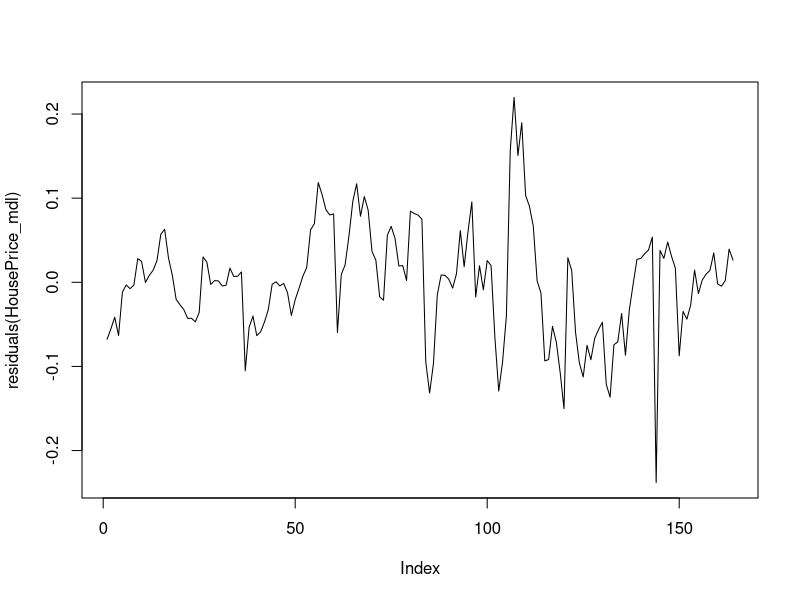

Recreate this plot in R. (Note: this script raises an error after producing the figure.)
#TASK 1 - project 3

############################################################################################
#course:  Time Series Analysis, T-862-TIMA
#Date:    //2014
#Students: Daniel Bergmann Sigtryggsson, Lilja Bjorg Gudmundsdottir, Jon Vilberg Georgsson 
#
############################################################################################


# -------Brain storming excersice (10%)-------
# Identify causal variables and hypothize an econometric structural equation for the following variables;
# . Stock price index, for your home country,


#OMX =  beta0 -ISL_GENGI*beta1 - oliuverd*beta2 + fiskverd*beta3 + epsilon
#Heakandi kronu gengi laekkar hlutabrefavisitoluna, thi staerstu felogin gera upp i erlendum gjaldeyri.
#Haekandi oliuverd hefur neikvaed ahrif a felog eins og eimskip og N1
#Fiskverd hefur ahrif a felog eins og Granda og Eimskip og allt hagkerfid

#haegt ad nalgast upplysingar t.d. hja gamma.is

# . Scandinavian electricity market(Nordpool) or the electrical market of your home country(for foreign
#                  students only, as there is no spot market in Iceland),

#NORDPOOL = beta0 - utihitastig*beta1 season*beta2 + epsilon

# haerra utihitastig laekkar eftirspurn eftir rafmagni, vedurupplysingar eru audvelt ad nalgast
#tad er meiri eftirspurn eftir rafmagni a veturnar, tannig ad seaon hefur ahrif.

# . Inflation.
#INFLATION = beta0 - styrivextir * beta1 + VSK*beta2 + penigamagn_i_umferd + epsilon
# haerri styrivextri og haekkandi VSK laekka verdbolgu, gogn til hja t.d. hagstofu
#peningamagn i umferd eykur verdbolgu

# -------Housing Economics (40%)--------

Data = read.csv("hpi.csv", header=TRUE, sep= ";",dec=",")
attach(Data)
#TASK 1

#Task 1
#Does it make sense to use all of the data? Theorize, 

#ANS: NO, some of the variable contain very similar information, and should not improve the model very much due to cross correlation.

#Construcct a structural equation for house prices

# ANS:
#       Y ~ Beta0 + Beta1*CCI + Beta2*LBH + Beta3*PPI - Beta4*NHF + Beta5*LI + Beta6*inflation + Beta7*indexedLoans

# where CCI is construction cost index
# where LBH is Loans from banks to households
# where PPI is purchasing power index
# where NHF is new housing finished
# where LI is Lease index

#which data to use and explain your data selection.
# 
#ANS: 

# CCI - hvad kostar ad byggja hus hlytur ad hafa ahrif a husnaedisverd
        #aetti ad hafa mest ahrif.
# LBH - thvi meira sem bankarnir lana til household ?vi fleiri vilja kaupa hus/ibudir
# PPI - meiri kaupmattur leydir af ser haekkandi verd ?ar sem folk getur eytt meira i fasteign
# NHF - tvi fleiri hus tvi meira frambod, ?ar af leidir -
# LI - aetti ad vera endogenous samband
# Inflation -  ef verdbolga haekkar aetti feisteignaverd ad haekka
# Indexed Loans - ef lanum fj0lgar i hagkerfinu verda meiri peningar i umferd sem eykur verdbolgu

# Breytur sem eru ekki i modeli:
# numbers of real estate sales - vid holdum ad tad haldist ekki i hendur, fjoldi lana
                                #hefur staerri ahrif
# Central bank rates -  er i engu hlutfalli vid husnaedislan
# New housing starts - vildum ekki nota baedi tad og NHF, teljum NHF hafa meiri ?hrif
# Purchasing power of wages index -  vildum ekki velja baedi tad og PPI,
                    #toldum PPI meira relevant. Viljum ekki overfitta.
# Unindexed loans - tad mikil fylgni vid indexed loans, thurfum ekki baedi
# Currency dependent loans in the ecconomy - ekki tad stor hluti af heidlarlanum og
                    #ekki endilegi notad til husnaediskaupa.

HousePrice_mdl =lm(HousePriceIndex ~LeaseIndex+
                     ConstructionCostIndex+
                     LoansOfBanksToHouseholds+
                     PurchasingPower+
                     Inflation+
                     HousingFinished+
                     IndexLoans
                   )
summary(HousePrice_mdl)
HousePrices_resid = plot(residuals(HousePrice_mdl), type= 'l')

# see that New housing finished variable does not make a good fit. We are not ready to dump this variable yet. 
# Because we think it brings information to the system.
pairs(Data[4:11], upper.panel = panel.cor,lower.panel = panel.smooth, diag.panel = panel.hist)
pairs(Data[c(4,12:17)], upper.panel = panel.cor,lower.panel = panel.smooth, diag.panel = panel.hist)
#We can see from this pair plot that house price index is higly correlated with housing finished!




#Plot the relationship between house prices and leasing over time. Theorize on the relationship 
# between the two variables. Is there an endogenous relationship between the two? 

plot((HousePriceIndex-mean(HousePriceIndex))/sd(HousePriceIndex) ~YearMonth,
     type="l",
     main="Comparison",
     xlab="Time",
     ylab="House Price Index/Lease Index",
     ylim=c(-2, 2),
     col="black") 
lines((LeaseIndex-mean(LeaseIndex))/sd(LeaseIndex) ~YearMonth,
      type="l", 
      main="Lease index",
      col="dark red")
legend("topleft",
       c("House Price index","Lease index"),
       lty = 1,
       col=c('black', 'darkred'),
       cex=0.6)

#THEORY : There is an apparent linear relationship, but we dont see the economic crash effect with the lease index .
# We see a endogenous relationship.

# Do some preliminary analysis, plotting all variables with the house price index.

pairs(Data[4:11], upper.panel = panel.cor,lower.panel = panel.smooth, diag.panel = panel.hist)
pairs(Data[c(4,12:17)], upper.panel = panel.cor,lower.panel = panel.smooth, diag.panel = panel.hist)


# Plot House Price index vs. Construction Cost, Real estate Transactions, Loans of Banks to Households
layout(1:1)
plot((HousePriceIndex-mean(HousePriceIndex))/sd(HousePriceIndex) ~YearMonth,
     xlab="Time",
     ylab="Scaled indices/rates",
     type="l", 
     main="Comparison",
     col="black",
     ylim=c(-2, 2.3),
     lwd=4) 
lines((ConstructionCostIndex-mean(ConstructionCostIndex))/sd(ConstructionCostIndex) ~YearMonth,
      type="l", 
      col="dark red")
lines((RealEstateTransactions-mean(RealEstateTransactions))/sd(RealEstateTransactions) ~YearMonth,
      type="l", 
      col="green",
      )
lines((LoansOfBanksToHouseholds-mean(LoansOfBanksToHouseholds))/sd(LoansOfBanksToHouseholds) ~YearMonth,
      type = 'l',
      col="purple"
      )
legend("topleft",
       c("House Price index","Construction Cost index","Real Estate Transactions", "Loans of Banks to Housholds"),
       lty = 1,
       col=c('black', 'darkred','green','purple'),
       cex=0.6,
       lwd=4)
#Loans of Banks to households seem to share similar trend, with a lag of 1 or 2 months.       



# Plot House Price index vs. UnindexedLoans, CentralBankRates, Inflation
layout(1:1)
plot((HousePriceIndex-mean(HousePriceIndex))/sd(HousePriceIndex) ~YearMonth,
     xlab="Time",
     ylab="Scaled indexes/rates",
     type="l", 
     main="Comparison",
     col="black",
     ylim=c(-1.6, 3.2),
     lwd=4) 
lines((Un.indexedLoans-mean(Un.indexedLoans))/sd(Un.indexedLoans) ~YearMonth,
      type="l", 
      col="dark red")
lines((CentralBankRates-mean(CentralBankRates))/sd(CentralBankRates) ~YearMonth,
      type="l", 
      col="green")
lines((Inflation-mean(Inflation))/sd(Inflation) ~YearMonth,
      type = 'l',
      col="purple"
)
legend("topleft",
       c("House Price index","Unindexed Loans","Central Bank Rates", "Inflation"),
       lty = 1,
       col=c('black', 'darkred','green','purple'),
       cex=0.6,
       lwd=4)
#Central Bank Rates seem to share a similar trend but is is a known fact that its a blunt economic tool.

# Plot House Price index vs. PurchasingPower, PurchasingPowerOfWages, IndexLoans
layout(1:1)
plot((HousePriceIndex-mean(HousePriceIndex))/sd(HousePriceIndex) ~YearMonth,
     xlab="Time",
     ylab="Scaled indexes/rates",
     type="l", 
     main="Comparison",
     col="black",
     ylim=c(-3, 2.5),
     lwd=4) 
lines((PurchasingPower-mean(PurchasingPower))/sd(PurchasingPower) ~YearMonth,
      type="l", 
      col="dark red")
lines((PurchasingPowerOfWages-mean(PurchasingPowerOfWages))/sd(PurchasingPowerOfWages) ~YearMonth,
      type="l", 
      col="green")
lines((IndexLoans-mean(IndexLoans))/sd(IndexLoans) ~YearMonth,
      type = 'l',
      col="purple"
)
legend("topleft",
       c("House Price index","Purchasing Power","Purchasing Power of Wages", "Index Loans"),
       lty = 1,
       col=c('black', 'darkred','green','purple'),
       cex=0.6,
       lwd=4)
# index loans, seem to share a similar trend. But not purchasing power as we initially thought!

# Plot House Price index vs. CurrencyLoans, HousingStarts, HousingFinished
layout(1:1)
plot((HousePriceIndex-mean(HousePriceIndex))/sd(HousePriceIndex) ~YearMonth,
     xlab="Time",
     ylab="Scaled indexes/rates",
     type="l", 
     main="Comparison",
     col="black",
     ylim=c(-1.7, 4.5),
     lwd=4) 
lines((CurrencyLoans-mean(CurrencyLoans))/sd(CurrencyLoans) ~YearMonth,
      type="l", 
      col="dark red")
lines((HousingStarts-mean(HousingStarts))/sd(HousingStarts) ~YearMonth,
      type="l", 
      col="green")
lines((HousingFinished-mean(HousingFinished))/sd(HousingFinished) ~YearMonth,
      type = 'l',
      col="purple"
)
legend("topleft",
       c("House Price index","Currency Loans","Housing Starts", "Housing Finished"),
       lty = 1,
       col=c('black', 'darkred','green','purple'),
       cex=0.6,
       lwd=4)
#Housing finished seem to share a similar trend.

#now a comparison of variables with similar trend
plot((HousePriceIndex-mean(HousePriceIndex))/sd(HousePriceIndex) ~YearMonth,
     xlab="Time",
     ylab="Scaled indexes/rates",
     type="l", 
     main="Comparison of variables with similar trend",
     col="black",
     ylim=c(-1.5, 2.5),
     lwd=4) 
lines((CentralBankRates-mean(CentralBankRates))/sd(CentralBankRates) ~YearMonth,
      type="l", 
      col="dark red")
lines((LoansOfBanksToHouseholds-mean(LoansOfBanksToHouseholds))/sd(LoansOfBanksToHouseholds) ~YearMonth,
      type="l", 
      col="green")
lines((HousingFinished-mean(HousingFinished))/sd(HousingFinished) ~YearMonth,
      type = 'l',
      col="purple"
)
lines((ConstructionCostIndex-mean(ConstructionCostIndex))/sd(ConstructionCostIndex) ~YearMonth,
      type = 'l',
      col="blue"
)
legend("topleft",
       c("House Price index","Central bank rates","loans to households", "New housing finished","Construnction cost index"),
       lty = 1,
       col=c('black', 'darkred','green','purple','Blue'),
       cex=0.6,
       lwd=4)
#Loans to households seems like the most obvious variable here with lag of 1.


#-----Task 3----------
#Create a model for the house price index using all relevant variables.







#New intervention model for 90% loans in the economy 
Loans90 = rep(0,times=54) #initialize zeros up to 1 july 2004
#1 juli 2004 - 1okt 2008
n = 55:106
hamming_window = 0.54 - 0.46*cos((2*pi*n/(55-1)))
Loans90 = c(Loans90, hamming_window, rep(0,times=length(Month)-106))
plot(Loans90 ~YearMonth, type='l', main="90% morgage model")

#NEw model with intervention model
HousePrice_mdl =lm(HousePriceIndex 
                   ~ConstructionCostIndex+
                     lag(HousingFinished,1)+
                     lag(LoansOfBanksToHouseholds,1)+
                     Loans90
                    )

summary(HousePrice_mdl)
HousePrices_resid = plot(residuals(HousePrice_mdl),
                         main= "residuals of the new model",
                         type = 'l',
                         lwd =3,
                         col=2
                         )
grid()
#PLOT HPI on fitted model
plot(HousePriceIndex ~YearMonth, type='l', col="blue",lwd=4)
lines(HousePrice_mdl$fit, type='l', col="red",lwd=4)
legend("topleft",
       c("House Price index", "model fit"),
       lty = 1,
       col=c('black', 'red'),
       cex=0.6,
       lwd=4)


#----------END OF Housing economics ------------------------

#----------   Sales modeling   ---------------------------------
detach(Data)

# ------ Task 1 -------

# Y ~ beta0 + beta1*Mean.temperature(Oslo) - beta2*Total.precipitation(Oslo) + beta3*Mean.temperature(Bergen) - beta4*Total.precipitation(Bergen)
#    beta5*Print + beta6*InStore + beta7*DirectMarketing + beta8*RADIO + beta9*TV:Taktisk + beta10*TV.Image - beta11*Competitor.spending

# We don't want to use all of the data, for example we think that the sun hours in Oslo are not a significant variable, we think that total
# precipitaion is way more effective since this is a Building supply store and people are not buying and working as much when it rains/snows, 
# at least not building houses (outside work). We belive that temperature also has an effect on sales. We think that all kind of marketing will 
# increase the sales and therefore include all marketing variables with a plus sign. The Competitor spending could also affect our sale, the more 
# the competitor spends the lower sales in our store, hence the minus sign in front of that variable.


BuildingSupplyStore = read.csv("BuildingSupplyStore.csv", header=TRUE, sep= ";",dec=",")
as.numeric.factor <- function(x) {as.numeric(levels(x))[x]}
BuildingSupplyStore$Print = as.numeric.factor(BuildingSupplyStore$Print)
BuildingSupplyStore$InStore = as.numeric.factor(BuildingSupplyStore$InStore)
BuildingSupplyStore$DirectMarketing = as.numeric.factor(BuildingSupplyStore$DirectMarketing)
BuildingSupplyStore$RADIO = as.numeric.factor(BuildingSupplyStore$RADIO)
BuildingSupplyStore$TV.Taktisk = as.numeric.factor(BuildingSupplyStore$TV.Taktisk)
BuildingSupplyStore$TV.Image = as.numeric.factor(BuildingSupplyStore$TV.Image)
#making normal the default level
BuildingSupplyStore = within(BuildingSupplyStore,Kalendar <- relevel(Kalendar,ref="Normal"))
BuildingSupplyStore$Sales = ts(data=BuildingSupplyStore$Sales, start =c(2006,1),end=c(2009,26),f=52)
attach(BuildingSupplyStore)

#*************Task 2, preliminary analysis********** 

#Plot
Sales = ts()
ts.plot(Sales, type="l",main="Sales",col=1,lwd=1)
lines(lowess(Sales, f=.1), col = 2,lwd=4)
legend("topleft",
       c("Sales observation", "Scatter plot smooting"),
       lty = 1,
       col=c('black', 'red'),
       cex=0.6,
       lwd=4)
# Plot yearly
weeks = c(1:52,1:52,1:52,1:26)
ts.plot(Sales~week,pch=20,main="Yearly Sales")
lines(lowess(Sales~weeks, f=.15), col = 2,lwd=4)
legend("topleft",
       c("weekly Sales observations", "Scatter plot smooting"),
       lty = 1,
       col=c('black', 'red'),
       cex=0.6,
       lwd=4)
#pairs plot
pairs(BuildingSupplyStore[2:8], upper.panel = panel.cor,lower.panel = panel.smooth, diag.panel = panel.hist)

pairs(BuildingSupplyStore[c(2,9:14)], upper.panel = panel.cor,lower.panel = panel.smooth, diag.panel = panel.hist)
#We notice that oslo mean temperature crosses zero and is marginally correlated

pairs(BuildingSupplyStore[c(2,16:22)], upper.panel = panel.cor,lower.panel = panel.smooth, diag.panel = panel.hist)


# ACF and PACF
acf(Sales) # Alot of MA, nonstationary TS
acf(diff(Sales,1)) 
pacf(diff(Sales,1)) #AR(3)

Sales.ts = ts(Sales, f=52, start=2006 ,end = c(2009,26))
plot(stl(Sales.ts,s.window="periodic")) # trend seasonal decomposition
plot(aggregate(Sales.ts)) # removing seasonal effect by aggregating the data to the annual level
boxplot(Sales.ts ~ cycle(Sales.ts))
#**********Task 3 - Preliminary sales model***************


# Modeling
mod.full<-lm(Sales ~ adStock$Print
#               Oslo...Total.precipitation+
#               Bergen...Mean.temperature+
#               Bergen...Total.precipitation+
#               Print+
#               InStore+
#               DirectMarketing+
#               RADIO+
#               TV.Image+
#               TV.Taktisk
#               ,data=BuildingSupplyStore
            )
summary(mod.full)

# Plot the fit




#Task4
Seas = cycle(Sales.ts)
